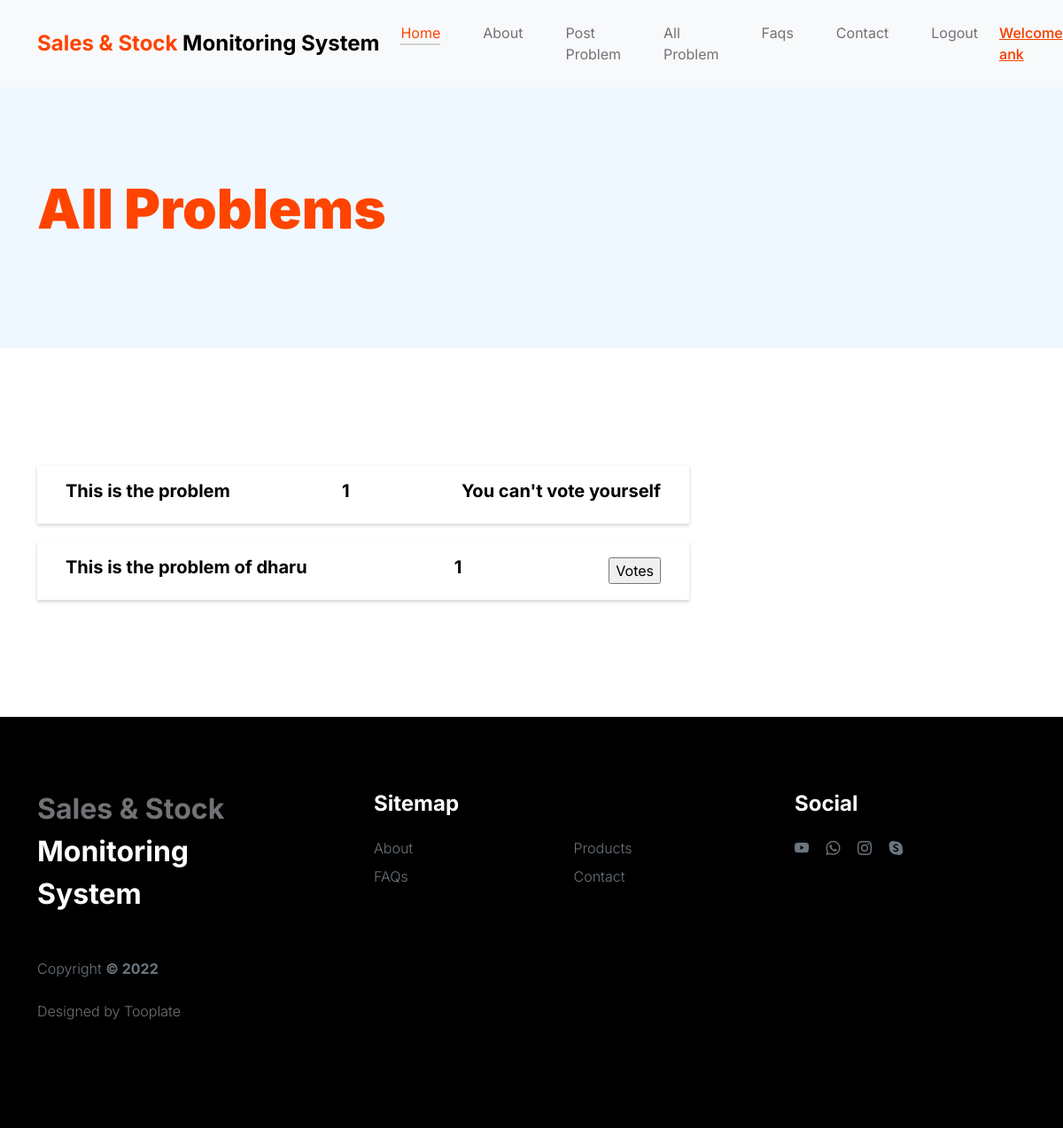
The page /allproblem/ (signed in) on the database as committed earlier.
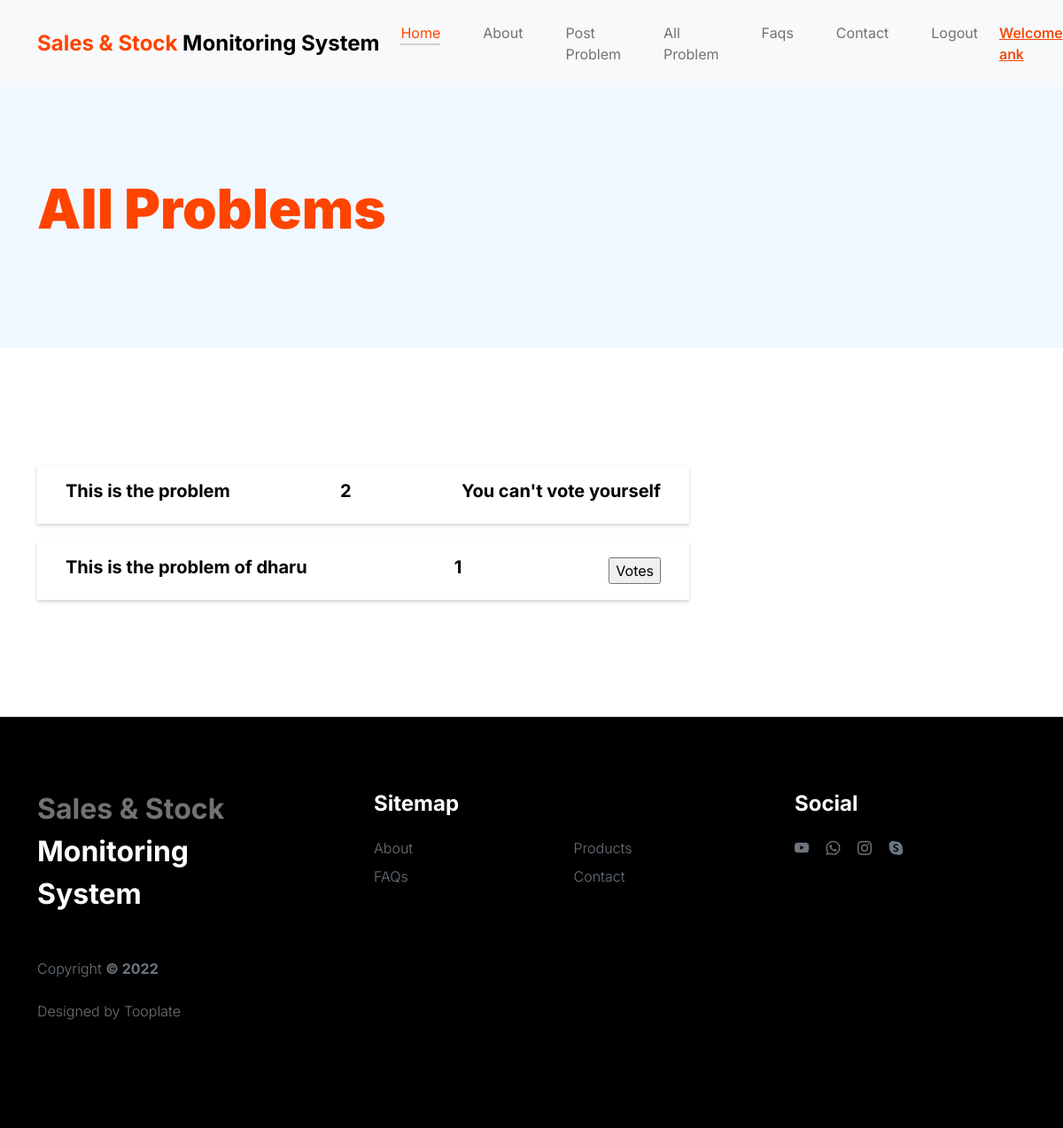
The same page on the database as committed later.
### app1/models.py (models this page shows, shortened)
class Problems(models.Model):
    problem = models.CharField(max_length=30)
    isappoved = models.BooleanField(default=False, null=True)
    count = models.IntegerField(default=1)
    owner  = models.ForeignKey(signUp, on_delete=models.CASCADE, null=True, blank=True)

### app1/views.py (the view, shortened to what this page needs)
# urls.py: path('allproblem/', views.allProblem, name='ALLPROBLEM'),
def allProblem(request):
    if 'email' in request.session:
        name = signUp.objects.get(email = request.session['email'])
        allProblems = Problems.objects.all()
        msg = ''
        vot = ''
        return render(request,'allProblem.html', {'name': name, 'allProblems': allProblems, 'msg': msg})
    return redirect('LOGIN1')

### app1/models.py (called while the page is built)
    def __str__(self):
        return self.name

### app1/templates/allProblem.html (shortened to what the changed rows need)
{% load static %}
<!doctype html>
<html lang="en">
<head>
    <link href=" {% static 'css/bootstrap.min.css' %} " rel="stylesheet">
    <link href=" {% static 'css/bootstrap-icons.css' %} " rel="stylesheet">
    <link rel="stylesheet" href=" {% static 'css/slick.css' %} " />
    <link href=" {% static 'css/tooplate-little-fashion.css' %} " rel="stylesheet">
</head>
<body>
    <main>
        <header class="site-header section-padding d-flex justify-content-center align-items-center">
            <div class="container">
                <div class="row">
                    <div class="col-lg-10 col-12">
                        <h1>
                            <span class="d-block text-primary">All Problems</span>
                        </h1>
                    </div>
                </div>
            </div>
        </header>
        <section class="faq section-padding">
            <div class="container">
                <div class="row">
                    {% if allProblems %}
                    <div class="col-lg-8 col-12">
                        {% for i in allProblems %}
                        <form method="POST">
                            <div class="data" style="box-shadow: rgba(0, 0, 0, 0.18) 0px 2px 4px;
                        margin: 20px 0px;
                        padding: 14px 32px;
                        align-items: center;
                        justify-content:space-between;
                        display: flex;
                        ">
                                <h6>
                                    {{i.problem}}
                                </h6>
                                <h6>
                                    {{i.count}}
                                </h6>
                                {% if i.owner == name %}
                                <h6>You can't vote yourself</h6>
                                {% else %}
                                {% if msg == 'Already Voted' %}
                                {% else %}
                                <input type="submit" value="Votes">
                                {% endif %}
                                {% endif %}
                            </div>
                        </form>
                        {% endfor %}
                    </div>
                    {% endif %}
                </div>
            </div>
        </section>
    </main>
</body>
</html>

Rows that differ between the two databases and show on the page:
changed Problems "This is the problem": count "1" → "2"
